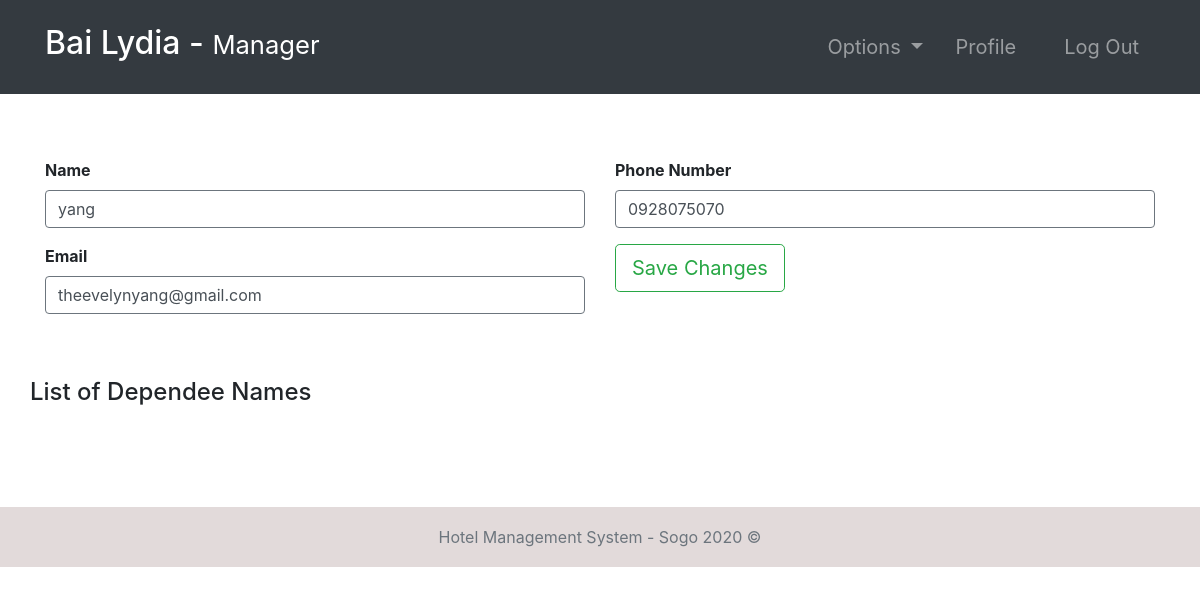
Page /guest-edit/2 (signed in) on the committed database.
### accounts/models.py (models this page shows, shortened)
class Guest(models.Model):
    user = models.OneToOneField(User, null=True, on_delete=models.CASCADE)
    phoneNumber = PhoneNumberField(unique=True)

### accounts/views.py (the view)
# urls.py: path('guest-edit/<str:pk>', guest_edit, name="guest-edit"),
@ login_required(login_url='login')
def guest_edit(request, pk):
    role = str(request.user.groups.all()[0])
    path = role + "/"
    tempuser = User.objects.get(id=pk)
    guest = Guest.objects.get(user=tempuser)
    form1 = editGuest(instance=guest)
    form2 = editUser(instance=tempuser)
    context = {
        "role": role,
        "guest": guest,
        "form1": form1,
        "form2": form2,
        "user": tempuser,
    }
    if request.method == "POST":
        form1 = editGuest(request.POST, instance=guest)
        form2 = editUser(request.POST, instance=tempuser)
        if form1.is_valid and form2.is_valid:
            form1.save()
            form2.save()
    return render(request, path + "guest-edit.html", context)

### accounts/forms.py
class editGuest(ModelForm):
    class Meta:
        model = Guest
        fields = ["phoneNumber"]

class editUser(ModelForm):
    class Meta:
        model = User
        fields = ["first_name", "last_name", "email"]

### Templates/manager/guest-edit.html
{% extends '../index.html' %}
{% block context %}
{% include '../common_pages/guest-edit.html' %}
{% endblock %}

### Templates/incs/nav.html (shortened to what this page needs)
<nav class="navbar navbar-dark bg-dark navbar-expand-lg py-3 " role="navigation">
    <div class="container">
        <a href="" class="navbar-brand">
            <h2 class="text-capitalize">
                {{ request.user.first_name }} {{ request.user.last_name }} -
                <small>
                    {{ role }}
                </small>
            </h2>
        </a>
        <div class="collapse navbar-collapse" id="navbarTags">
            <ul class="navbar-nav ml-auto">
                <li class="nav-item dropdown p-2">
                    <a class="nav-link dropdown-toggle" href="#" id="navbarDropdown" role="button"
                        data-toggle="dropdown" aria-haspopup="true" aria-expanded="false">
                        Options
                    </a>
                </li>
                <li class="nav-item mr-3 p-2">
                    {% if role == 'staff' or role == 'receptionist' or role == 'admin' or role == 'manager' %}
                    <a href="{% url 'employee-profile' user.id %}" class="nav-link">Profile</a>
                    {% endif %}
                </li>
                <li class="nav-item p-2 ">
                    <a href="{% url 'logout' %}" class="nav-link">Log Out</a>
                </li>
            </ul>
        </div>
    </div>
</nav>

### Templates/common_pages/guest-edit.html (shortened to what this page needs)
<div class="container">
    <form action="" method="POST">
        <div class="row mt-5">
            <div class="col-6">
                <div class="form-group pt-3">
                    <label for="item-type"><b>Name</b></label>
                    <input type="text" class="form-control border border-secondary" id="id_first_name" name="first_name"
                        value="{{guest.user.first_name}}">
                </div>
                <div class="form-group">
                    <label for="item-quantity"><b>Email</b></label>
                    <input type="int" class="form-control border border-secondary" name="email" id="id_email"
                        value="{{guest.user.email}}">
                </div>
            </div>
            <div class="col-6">
                <div class="form-group pt-3">
                    <label for="item-type"><b>Phone Number</b></label>
                    <input type="text" class="form-control border border-secondary" name="phoneNumber"
                        id="id_phoneNumber" value="{{guest.phoneNumber}}">
                </div>
                <button type="submit" class="btn btn-outline-success btn-lg">Save Changes</button>
            </div>
        </div>
    </form>
    <br><br>
    <div class="row ml-2s">
        <ul class="list-group">
            <h4>List of Dependee Names</h4>
        </ul>
    </div>
    <br>
    <div class="py-3">
    </div>
</div>

### static/css/main.css (style rules this page uses)
* { margin: 0; padding: 0; -webkit-font-smoothing: antialiased; }
body { position: relative; }
nav .nav-item { font-size: 20px; }

### rows in the picture
Guest: first_name "yang", email "theevelynyang@gmail.com", phoneNumber "0928075070"

### other values in the picture
{{ request.user.first_name }} "Bai"
{{ request.user.last_name }} "Lydia"
{{ role }} "Manager"
